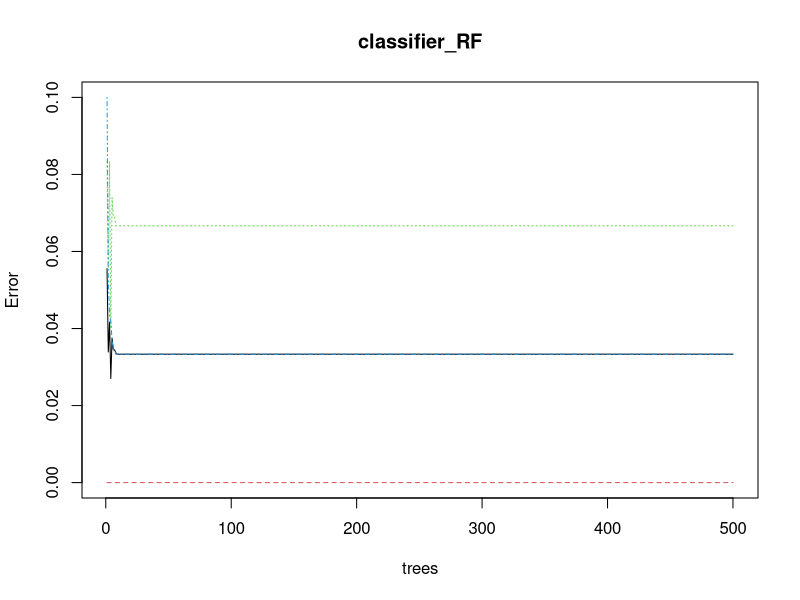
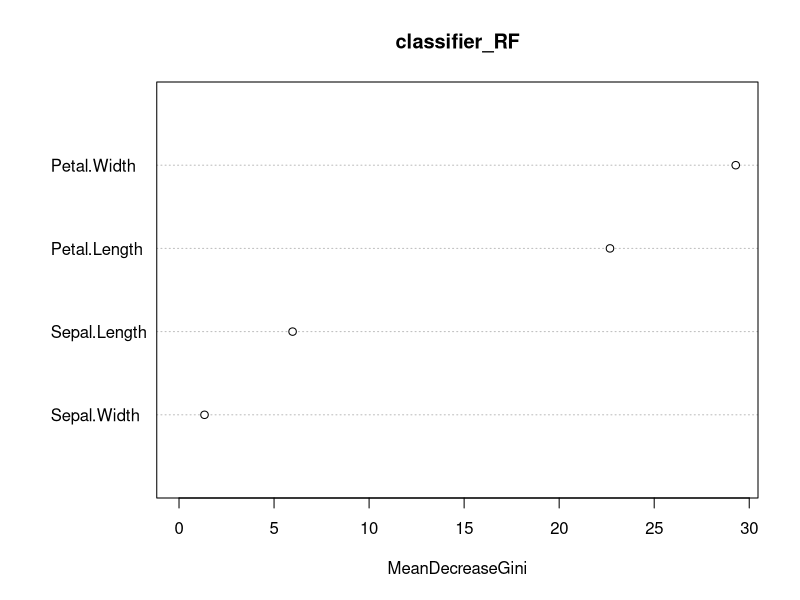

The R source for these figures, in order:
# Installing package 
install.packages("caTools")       # For sampling the dataset 
install.packages("randomForest")  # For implementing random forest algorithm 

# Loading package 
library(caTools) 
library(randomForest) 


# Loading data 
data(iris) 

# Structure  
str(iris) 

# Splitting data in train and test data 
split <- sample.split(iris, SplitRatio = 0.7) 
split 

train <- subset(iris, split == "TRUE") 
test <- subset(iris, split == "FALSE") 

# Fitting Random Forest to the train dataset 
set.seed(120)  # Setting seed 
classifier_RF = randomForest(x = train[-5], 
                             y = train$Species, 
                             ntree = 500) 

classifier_RF 

# Predicting the Test set results 
y_pred = predict(classifier_RF, newdata = test[-5]) 

# Confusion Matrix 
confusion_mtx = table(test[, 5], y_pred) 
confusion_mtx 

# Plotting model 
plot(classifier_RF) 

# Importance plot 
importance(classifier_RF) 

# Variable importance plot 
varImpPlot(classifier_RF) 
